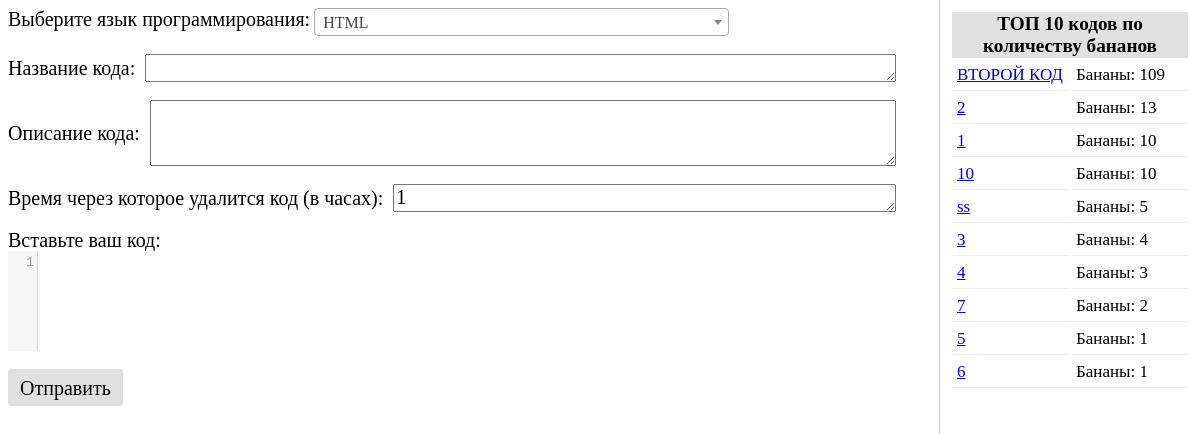
The page / on the database its author committed.
### tables this page shows
CREATE TABLE codes_base (
            id INTEGER PRIMARY KEY,
            title TEXT NOT NULL,
            description TEXT,
            language TEXT,
            code TEXT NOT NULL,
            hash TEXT UNIQUE NOT NULL,
            creation_time TEXT NOT NULL,
            expiration_time TEXT,
            bananas INTEGER DEFAULT 0
        );

### app.py (the view)
@app.route('/')
def home():
    top_codes = parse_codes()
    return render_template('index.html',
                           top_codes_=top_codes)

### Data_Base.py (called while the page is built)
def get_top_codes_by_bananas():
    with DatabaseConnection() as conn:
        if conn is not None:
            try:
                cur = conn.cursor()
                cur.execute("SELECT * FROM codes_base ORDER BY bananas DESC LIMIT 10")
                results = cur.fetchall()
                return results
            except Exception as e:
                print(f"Не удалось получить топ кодов: {e}")

    def __enter__(self):
        try:
            self.conn = sqlite3.connect('data/data_base_file.db')
            return self.conn
        except Exception as e:
            print(e)
            return None

    def __exit__(self, exc_type, exc_val, exc_tb):
        if self.conn:
            self.conn.close()

### app.py (called while the page is built)
def parse_codes():
    list_of_codes = []
    codes = get_top_codes_by_bananas()
    for code in codes:
        list_of_codes.append({'title': code[1], 'hash': code[5], 'bananas': code[8]})
    return list_of_codes

### templates/index.html (shortened to what this page needs)
<!DOCTYPE html>
<html lang="en">
<head>
    <link href="static/themes/select2.min.css" rel="stylesheet"/>
    <link href="static/themes/prism.css" rel="stylesheet"/>
    <link rel="stylesheet" href="static/codemirror/lib/codemirror.css">
</head>
<body>
<div class="right-side-table">
    <table>
        <thead>
        <tr>
            <th colspan="2">ТОП 10 кодов по количеству бананов</th>
        </tr>
        </thead>
        <tbody>
        {% for code in top_codes_ %}
        <tr>
            <td><a href="/{{code.hash}}">{{code.title}}</a></td>
            <td>Бананы: {{code.bananas}}</td>
        </tr>
        {% endfor %}
        </tbody>
    </table>
</div>
<form action="/submit-code" method="post">
    <label for="language">Выберите язык программирования:</label>
    <br><br>
    <div style="display: flex; align-items: center; width: 100%;">
        <label for="name" style="margin-right: 10px;">Название кода:</label>
        <textarea id="name" name="name" maxlength="30"></textarea>
    </div>
    <br>
    <div style="display: flex; align-items: center; width: 100%;">
        <label for="description" style="margin-right: 10px;">Описание кода:</label>
        <textarea id="description" name="description"></textarea>
    </div>
    <br>
    <div style="display: flex; align-items: center; width: 100%;">
        <label for="time" style="margin-right: 10px;">Время через которое удалится код (в часах):</label>
        <textarea id="time" name="time">1</textarea>
    </div>
    <br>
    <label for="code">Вставьте ваш код:</label>
    <br><textarea id="code" name="code"></textarea>
    <br>
    <input class = "submit-button" type = "submit" value="Отправить">
</form>
</body>
</html>

### templates/index.html (style rules this page uses)
.right-side-table { position: fixed; top: 0; right: 0; width: 20%; height: 100%; overflow-y: auto; background-color: white; border-left: 1px solid #ccc; padding: 10px; }
table { table-layout: fixed; width: 100%; }
table td { font-family: Times New Roman, sans-serif; font-size: 17px; word-wrap: break-word; max-width: 10%; padding: 5px; border-bottom: 1px solid #eee; }
thead tr { background-color: #e0e0e0; font-weight: bold; font-size: larger; }
textarea#description { height: 60px; }
textarea#name { height: 22px; }
textarea#time { height: 22px; }
textarea { margin-right: 25%; flex-grow: 1; }
textarea, label, select { font-family: Times New Roman, sans-serif; font-size: 20px; line-height: 1; }
.submit-button { font-family: Times New Roman, sans-serif; font-size: 20px; line-height: 1; width: 115px; height: 37px; background-color: #e0e0e0; border: none; border-radius: 3px; cursor: pointer; display: flex; justify-content: center; align-items: center; text-align: center; }

### rows shown on the page
codes_base: title "ВТОРОЙ КОД", bananas "109"
codes_base: title "2", bananas "13"
codes_base: title "1", bananas "10"
codes_base: title "10", bananas "10"
codes_base: title "ss", bananas "5"
codes_base: title "3", bananas "4"
codes_base: title "4", bananas "3"
codes_base: title "7", bananas "2"
codes_base: title "5", bananas "1"
codes_base: title "6", bananas "1"
